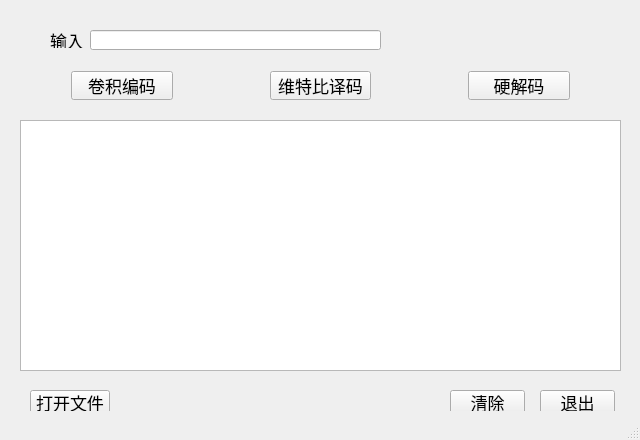
<?xml version="1.0" encoding="UTF-8"?>
<ui version="4.0">
 <class>CcodeClass</class>
 <widget class="QMainWindow" name="CcodeClass">
  <property name="geometry">
   <rect>
    <x>0</x>
    <y>0</y>
    <width>640</width>
    <height>440</height>
   </rect>
  </property>
  <property name="sizePolicy">
   <sizepolicy hsizetype="Expanding" vsizetype="Expanding">
    <horstretch>0</horstretch>
    <verstretch>0</verstretch>
   </sizepolicy>
  </property>
  <property name="minimumSize">
   <size>
    <width>300</width>
    <height>300</height>
   </size>
  </property>
  <property name="font">
   <font>
    <family>楷体</family>
    <pointsize>13</pointsize>
    <bold>false</bold>
   </font>
  </property>
  <property name="mouseTracking">
   <bool>true</bool>
  </property>
  <property name="windowTitle">
   <string>卷积编译码</string>
  </property>
  <property name="iconSize">
   <size>
    <width>49</width>
    <height>41</height>
   </size>
  </property>
  <widget class="QWidget" name="centralWidget">
   <widget class="QPlainTextEdit" name="plainTextEdit">
    <property name="geometry">
     <rect>
      <x>20</x>
      <y>120</y>
      <width>601</width>
      <height>251</height>
     </rect>
    </property>
    <property name="sizePolicy">
     <sizepolicy hsizetype="Expanding" vsizetype="Expanding">
      <horstretch>1</horstretch>
      <verstretch>0</verstretch>
     </sizepolicy>
    </property>
    <property name="font">
     <font>
      <family>Times New Roman</family>
      <pointsize>13</pointsize>
      <bold>false</bold>
     </font>
    </property>
   </widget>
   <widget class="QLineEdit" name="lineEdit">
    <property name="geometry">
     <rect>
      <x>90</x>
      <y>30</y>
      <width>291</width>
      <height>20</height>
     </rect>
    </property>
    <property name="font">
     <font>
      <family>Times New Roman</family>
      <pointsize>13</pointsize>
      <bold>false</bold>
     </font>
    </property>
   </widget>
   <widget class="QLabel" name="label_2">
    <property name="geometry">
     <rect>
      <x>50</x>
      <y>32</y>
      <width>41</width>
      <height>16</height>
     </rect>
    </property>
    <property name="text">
     <string>输入</string>
    </property>
   </widget>
   <widget class="QPushButton" name="pushButton_4">
    <property name="geometry">
     <rect>
      <x>450</x>
      <y>390</y>
      <width>75</width>
      <height>24</height>
     </rect>
    </property>
    <property name="text">
     <string>清除</string>
    </property>
   </widget>
   <widget class="QPushButton" name="pushButton_5">
    <property name="geometry">
     <rect>
      <x>540</x>
      <y>390</y>
      <width>75</width>
      <height>24</height>
     </rect>
    </property>
    <property name="text">
     <string>退出</string>
    </property>
   </widget>
   <widget class="QPushButton" name="pushButton_6">
    <property name="geometry">
     <rect>
      <x>30</x>
      <y>390</y>
      <width>80</width>
      <height>24</height>
     </rect>
    </property>
    <property name="text">
     <string>打开文件</string>
    </property>
   </widget>
   <widget class="QWidget" name="horizontalLayoutWidget">
    <property name="geometry">
     <rect>
      <x>60</x>
      <y>60</y>
      <width>521</width>
      <height>51</height>
     </rect>
    </property>
    <layout class="QHBoxLayout" name="horizontalLayout">
     <property name="spacing">
      <number>97</number>
     </property>
     <item>
      <widget class="QPushButton" name="pushButton">
       <property name="sizePolicy">
        <sizepolicy hsizetype="Preferred" vsizetype="Fixed">
         <horstretch>0</horstretch>
         <verstretch>0</verstretch>
        </sizepolicy>
       </property>
       <property name="text">
        <string>卷积编码</string>
       </property>
      </widget>
     </item>
     <item>
      <widget class="QPushButton" name="pushButton_2">
       <property name="text">
        <string>维特比译码</string>
       </property>
      </widget>
     </item>
     <item>
      <widget class="QPushButton" name="pushButton_3">
       <property name="text">
        <string>硬解码</string>
       </property>
      </widget>
     </item>
    </layout>
   </widget>
  </widget>
  <widget class="QStatusBar" name="statusBar"/>
  <action name="action1">
   <property name="icon">
    <iconset theme="zoom-fit-best"/>
   </property>
   <property name="text">
    <string>欧派</string>
   </property>
   <property name="menuRole">
    <enum>QAction::NoRole</enum>
   </property>
  </action>
  <action name="action">
   <property name="text">
    <string>文件</string>
   </property>
   <property name="toolTip">
    <string>&lt;html&gt;&lt;head/&gt;&lt;body&gt;&lt;p&gt;打开文件&lt;/p&gt;&lt;/body&gt;&lt;/html&gt;</string>
   </property>
   <property name="shortcut">
    <string>Ctrl+D</string>
   </property>
   <property name="menuRole">
    <enum>QAction::NoRole</enum>
   </property>
  </action>
 </widget>
 <layoutdefault spacing="6" margin="11"/>
 <resources>
  <include location="Ccode.qrc"/>
 </resources>
 <connections>
  <connection>
   <sender>pushButton_5</sender>
   <signal>clicked()</signal>
   <receiver>CcodeClass</receiver>
   <slot>close()</slot>
   <hints>
    <hint type="sourcelabel">
     <x>577</x>
     <y>390</y>
    </hint>
    <hint type="destinationlabel">
     <x>375</x>
     <y>408</y>
    </hint>
   </hints>
  </connection>
  <connection>
   <sender>pushButton_4</sender>
   <signal>clicked()</signal>
   <receiver>plainTextEdit</receiver>
   <slot>clear()</slot>
   <hints>
    <hint type="sourcelabel">
     <x>491</x>
     <y>391</y>
    </hint>
    <hint type="destinationlabel">
     <x>463</x>
     <y>353</y>
    </hint>
   </hints>
  </connection>
  <connection>
   <sender>lineEdit</sender>
   <signal>editingFinished()</signal>
   <receiver>CcodeClass</receiver>
   <slot>repaint()</slot>
   <hints>
    <hint type="sourcelabel">
     <x>213</x>
     <y>32</y>
    </hint>
    <hint type="destinationlabel">
     <x>429</x>
     <y>16</y>
    </hint>
   </hints>
  </connection>
 </connections>
</ui>
